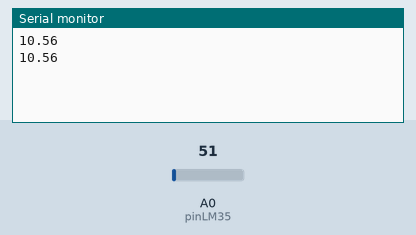
This sketch was run on a simulated Arduino Uno, built with avr-gcc and run on an emulated ATmega328P. Shown: the last lines printed to the serial monitor. The inputs (shaded band) are chosen by the test bench; at power-on: A0 (pinLM35) = 51.

Above: at 1.8 s.
1.9 s: A0 (pinLM35) set to 61
At 2.8 s:
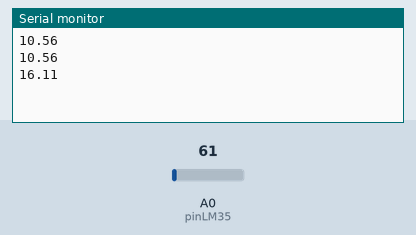
3.4 s: A0 (pinLM35) set to 71
At 4.8 s:
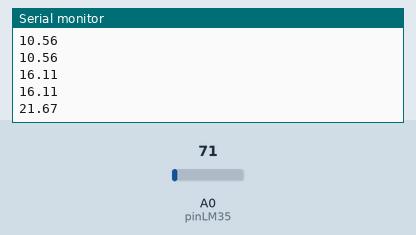
Timing chart, 0 to 6.4 s (numbered marks = the images above; inputs shaded):
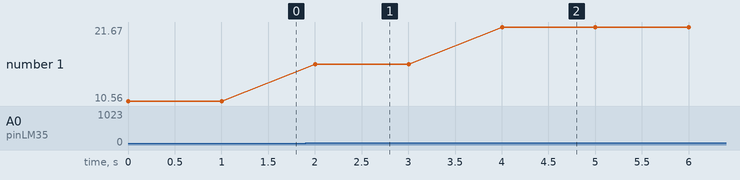

The sketch:

Temp_Sensor.ino
```cpp
float tempC;
float tempF;
int pinLM35 = 0;

void setup() {

  Serial.begin(9600);

}

void loop() {

  tempF = analogRead(pinLM35);

  tempC = (tempF-32)*.5556;

  Serial.print(tempC);

  Serial.print("\n");
  delay(1000);
}
```

Measured:
- after the input at 1.9 s, the serial monitor: prints a new line after 0.10 s (image 1)
- after the input at 3.4 s, the serial monitor: prints a new line after 0.60 s (image 2)
- plotted number 1: 10.56 → 16.11 after the input at 1.9 s, 16.11 → 21.67 after the input at 3.4 s
